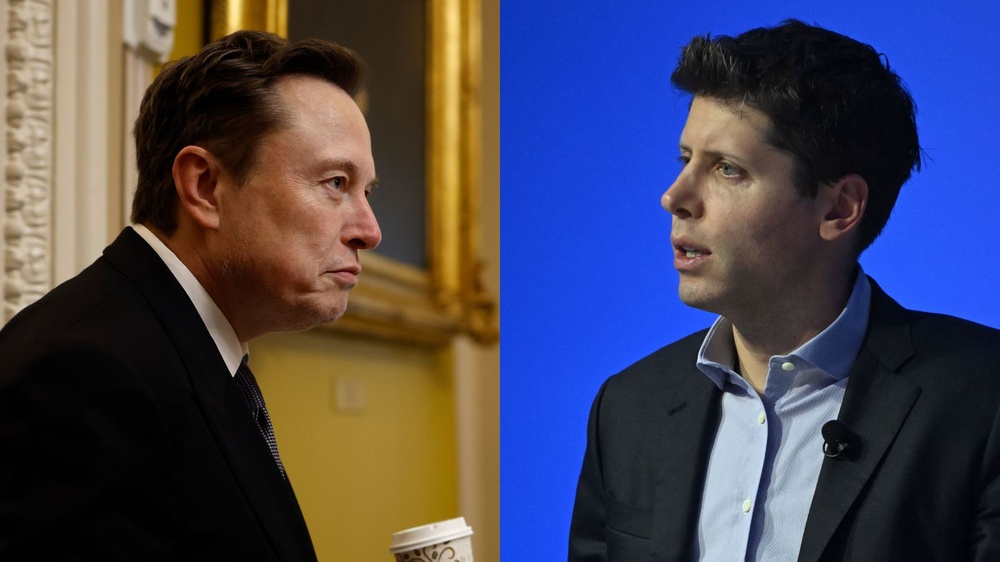
#> input picture Basics/elon-musk-sam-altman.jpg, 1000 x 562 px, shrunk from 1600 x 900 before the run, found by its file name
$ python 'Find&Draw.py'
#> lines starting #> are read from the running program, lines starting #| are printed output that depends on the picture; after the words box and inside, x2 and y2 are one past the last pixel; in counts of white or black regions, pixels touching at a corner belong together
import cv2
import numpy as np
img = cv2.imread('Basics\elon-musk-sam-altman.jpg')  # Load an image
#> img is the input picture: shape (562, 1000, 3); mean B, G, R 88.8, 69, 70.4
gray_img = cv2.cvtColor(img, cv2.COLOR_BGR2GRAY)  # Convert to grayscale
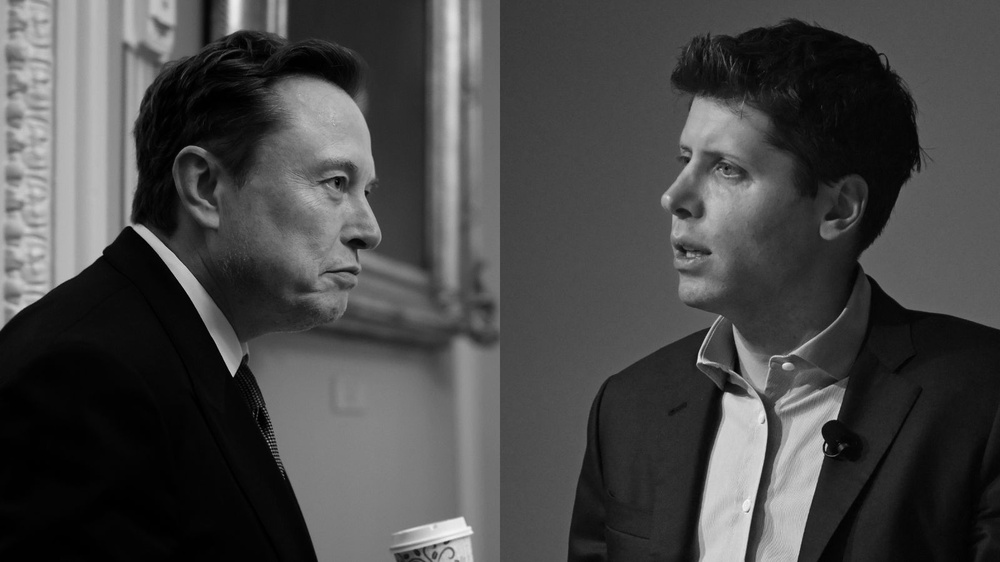
#> gray_img: shape (562, 1000); min 0, max 245, mean 71.7
_, thresholded_img = cv2.threshold(gray_img, 127, 255, cv2.THRESH_BINARY)  # Apply binary thresholding
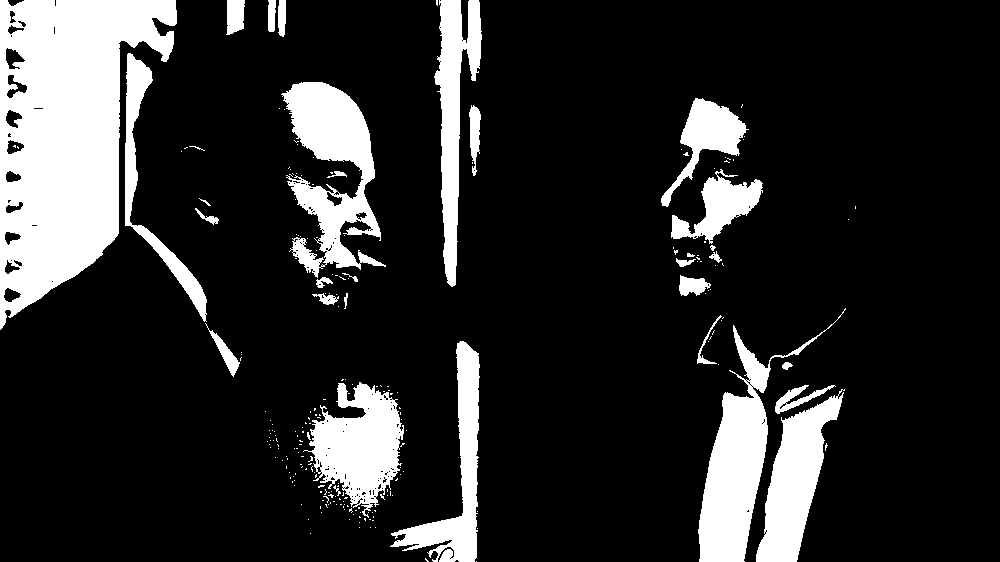
#> thresholded_img: shape (562, 1000); 16.7% white; 236 white regions (204 under 20 px)
contours, _ = cv2.findContours(thresholded_img, cv2.RETR_EXTERNAL , cv2.CHAIN_APPROX_SIMPLE)  # Find contours
#> contours = 234 contours, 209 with area under 20; largest, box (x1, y1, x2, y2) and area: (0, 0, 177, 330) 35816, (281, 82, 386, 278) 9326, (698, 308, 846, 562) 9070, (303, 382, 404, 518) 7290, (756, 389, 845, 562) 6706
cv2.drawContours(img, contours, -1, (0, 255, 0), 3)  # Draw contours on the original image
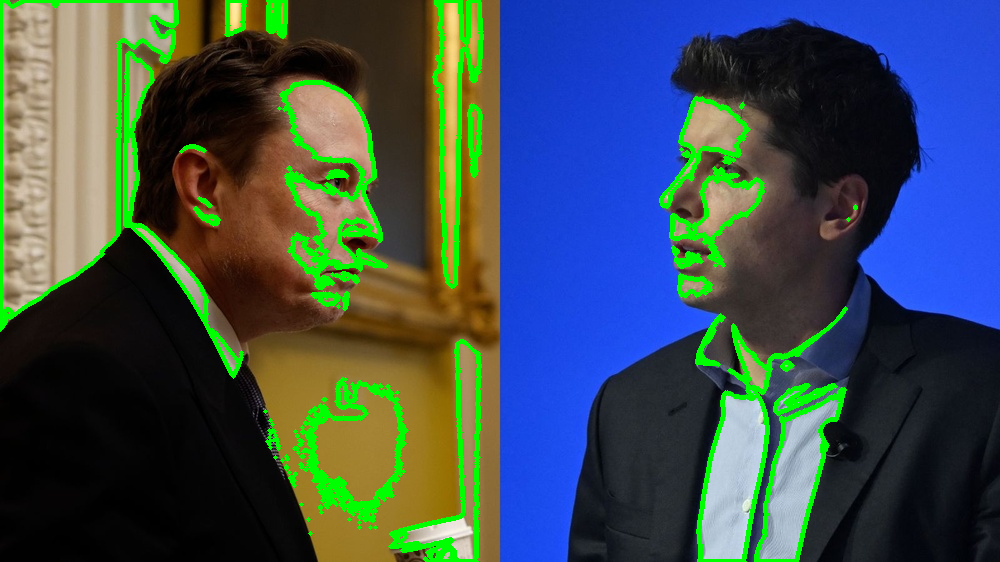
#> img: shape (562, 1000, 3); 6.97% of pixels changed, all inside (x1, y1, x2, y2) = (0, 0, 858, 562)
cv2.imshow('Contours', img)  # Display the image with contours
cv2.waitKey(0)  # Wait for a key press
cv2.destroyAllWindows()  # Close all OpenCV windows
# Ensure the camera is released and all windows are closed
print("Contours drawn and all windows closed.")
# # Save the video
# recorder.write(frame)
# recorder.release()  # Release the video writer
# cv2.destroyAllWindows()  # Close all OpenCV windows
# Ensure the camera is released and all windows are closed
print("Video recording completed and all windows closed.")
